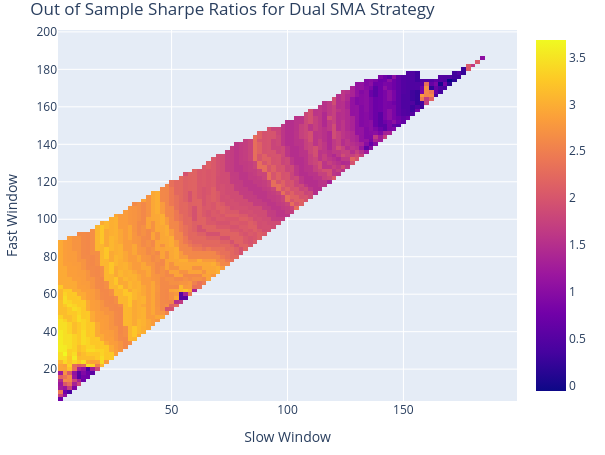

Notebook source saved alongside this figure:
### Markdown cell above
What would've been the best window combination on the out of sample data and how did it perform comapared to itself in sample?

### Code cell
windows = np.arange(2, 201, 2)
fast_ma, slow_ma = vbt.MA.run_combs(out_sample['Close'], window=windows, r=2, short_names=['fast', 'slow'])
entries = fast_ma.ma_crossed_above(slow_ma)
exits = fast_ma.ma_crossed_below(slow_ma)

combination_testing_portfolio = vbt.Portfolio.from_signals(
    close=out_sample['Close'],
    entries=entries,
    exits=exits,
    init_cash=100_000,
    freq='D'
)

sharpe_ratios = combination_testing_portfolio.sharpe_ratio()
best_params = sharpe_ratios.idxmax()
best_fast_window, best_slow_window = best_params

print(f"\nBest Parameters Found:")
print(f"  Fast Window: {best_fast_window}")
print(f"  Slow Window: {best_slow_window}")
print(f"  Resulting Sharpe Ratio: {sharpe_ratios.max():.2f}")

sharpe_ratios.vbt.heatmap(
    xaxis_title='Slow Window',
    yaxis_title='Fast Window',
    title='Out of Sample Sharpe Ratios for Dual SMA Strategy'
).show()

### Figure 1 — Plotly figure (JSON) as saved in the notebook; plotly's stock layout.template omitted (floating-point values rounded to 4 significant figures; data arrays with more than 128 entries replaced by an {"elided": "..."} marker saying what was removed)
{"data": [{"colorscale": [[0, "#0d0887"], [0.1111, "#46039f"], [0.2222, "#7201a8"], [0.3333, "#9c179e"], [0.4444, "#bd3786"], [0.5556, "#d8576b"], [0.6667, "#ed7953"], [0.7778, "#fb9f3a"], [0.8889, "#fdca26"], [1, "#f0f921"]], "hoverongaps": false, "hovertemplate": "fast_window: %{x}<br>slow_window: %{y}<br>value: %{z}<extra></extra>", "type": "heatmap", "uid": "8e1fb951-1d91-42a5-90bc-091ab6ed8b74", "x": [2, 4, 6, 8, 10, 12, 14, 16, 18, 20, 22, 24, 26, 28, 30, 32, 34, 36, 38, 40, 42, 44, 46, 48, 50, 52, 54, 56, 58, 60, 62, 64, 66, 68, 70, 72, 74, 76, 78, 80, 82, 84, 86, 88, 90, 92, 94, 96, 98, 100, 102, 104, 106, 108, 110, 112, 114, 116, 118, 120, 122, 124, 126, 128, 130, 132, 134, 136, 138, 140, 142, 144, 146, 148, 150, 152, 154, 156, 158, 160, 162, 164, 166, 168, 170, 172, 174, 176, 178, 180, 182, 184, 186, 188, 190, 192, 194, 196, 198], "y": [4, 6, 8, 10, 12, 14, 16, 18, 20, 22, 24, 26, 28, 30, 32, 34, 36, 38, 40, 42, 44, 46, 48, 50, 52, 54, 56, 58, 60, 62, 64, 66, 68, 70, 72, 74, 76, 78, 80, 82, 84, 86, 88, 90, 92, 94, 96, 98, 100, 102, 104, 106, 108, 110, 112, 114, 116, 118, 120, 122, 124, 126, 128, 130, 132, 134, 136, 138, 140, 142, 144, 146, 148, 150, 152, 154, 156, 158, 160, 162, 164, 166, 168, 170, 172, 174, 176, 178, 180, 182, 184, 186, 188, 190, 192, 194, 196, 198, 200], "z": {"elided": "99x99 float values"}}], "layout": {"height": 455, "legend": {"orientation": "h", "traceorder": "normal", "x": 1, "xanchor": "right", "y": 1.02, "yanchor": "bottom"}, "margin": {"b": 30, "l": 30, "r": 30, "t": 30}, "title": {"text": "Out of Sample Sharpe Ratios for Dual SMA Strategy"}, "width": 605, "xaxis": {"title": {"text": "Slow Window"}}, "yaxis": {"title": {"text": "Fast Window"}}}}
